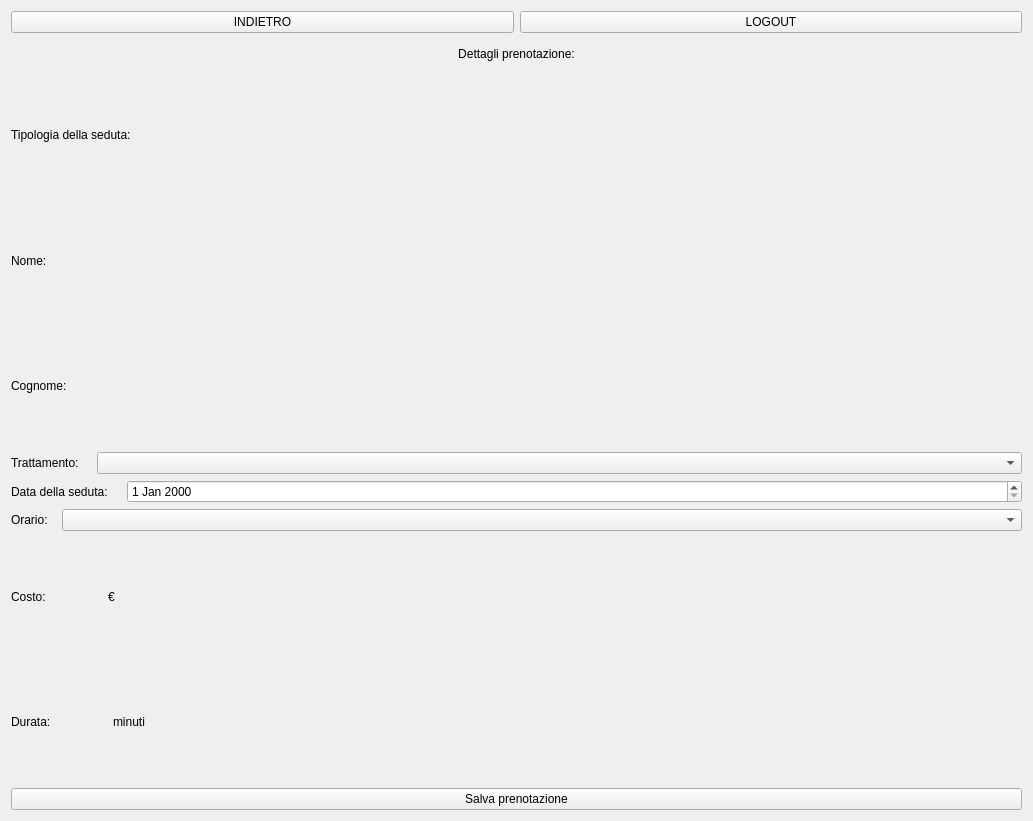
<?xml version="1.0" encoding="UTF-8"?>
<ui version="4.0">
 <class>Form</class>
 <widget class="QWidget" name="Form">
  <property name="geometry">
   <rect>
    <x>0</x>
    <y>0</y>
    <width>1033</width>
    <height>821</height>
   </rect>
  </property>
  <property name="windowTitle">
   <string>Segretario -Nuova prenotazione - riepilogo prenotazione</string>
  </property>
  <layout class="QVBoxLayout" name="verticalLayout">
   <item>
    <layout class="QVBoxLayout" name="verticalLayoutPrincipale">
     <item>
      <layout class="QHBoxLayout" name="horizontalLayoutIndietroLogout">
       <item>
        <widget class="QPushButton" name="pushButtonIndietro">
         <property name="text">
          <string>INDIETRO</string>
         </property>
        </widget>
       </item>
       <item>
        <widget class="QPushButton" name="pushButtonLogout">
         <property name="text">
          <string>LOGOUT</string>
         </property>
        </widget>
       </item>
      </layout>
     </item>
     <item>
      <widget class="QLabel" name="labelDettagliTrattamento">
       <property name="maximumSize">
        <size>
         <width>16777215</width>
         <height>30</height>
        </size>
       </property>
       <property name="font">
        <font>
         <pointsize>9</pointsize>
        </font>
       </property>
       <property name="text">
        <string>Dettagli prenotazione:</string>
       </property>
       <property name="alignment">
        <set>Qt::AlignCenter</set>
       </property>
      </widget>
     </item>
     <item>
      <layout class="QVBoxLayout" name="verticalLayoutDatiTrattamento">
       <item>
        <layout class="QHBoxLayout" name="horizontalLayout_4">
         <item>
          <widget class="QLabel" name="labelTipologia">
           <property name="maximumSize">
            <size>
             <width>135</width>
             <height>16777215</height>
            </size>
           </property>
           <property name="text">
            <string>Tipologia della seduta:</string>
           </property>
          </widget>
         </item>
         <item>
          <widget class="QLabel" name="labelTipologiaValue">
           <property name="text">
            <string/>
           </property>
          </widget>
         </item>
        </layout>
       </item>
       <item>
        <layout class="QHBoxLayout" name="horizontalLayoutNome">
         <item>
          <widget class="QLabel" name="labelNome">
           <property name="maximumSize">
            <size>
             <width>45</width>
             <height>16777215</height>
            </size>
           </property>
           <property name="text">
            <string>Nome:</string>
           </property>
          </widget>
         </item>
         <item>
          <widget class="QLabel" name="labelNomeValue">
           <property name="text">
            <string/>
           </property>
          </widget>
         </item>
        </layout>
       </item>
       <item>
        <layout class="QHBoxLayout" name="horizontalLayoutClasse">
         <item>
          <widget class="QLabel" name="labelCognome">
           <property name="maximumSize">
            <size>
             <width>65</width>
             <height>16777215</height>
            </size>
           </property>
           <property name="text">
            <string>Cognome:</string>
           </property>
          </widget>
         </item>
         <item>
          <widget class="QLabel" name="labelCognomeValue">
           <property name="text">
            <string/>
           </property>
          </widget>
         </item>
        </layout>
       </item>
       <item>
        <layout class="QHBoxLayout" name="horizontalLayout_8">
         <item>
          <widget class="QLabel" name="labelTrattamento">
           <property name="maximumSize">
            <size>
             <width>80</width>
             <height>16777215</height>
            </size>
           </property>
           <property name="text">
            <string>Trattamento:</string>
           </property>
          </widget>
         </item>
         <item>
          <widget class="QComboBox" name="comboBoxTrattamentoFisioterapico"/>
         </item>
        </layout>
       </item>
       <item>
        <layout class="QHBoxLayout" name="horizontalLayout_2">
         <item>
          <widget class="QLabel" name="labelData">
           <property name="maximumSize">
            <size>
             <width>110</width>
             <height>16777215</height>
            </size>
           </property>
           <property name="text">
            <string>Data della seduta:</string>
           </property>
          </widget>
         </item>
         <item>
          <widget class="QDateEdit" name="dateEditDataSeduta"/>
         </item>
        </layout>
       </item>
       <item>
        <layout class="QHBoxLayout" name="horizontalLayout_3">
         <item>
          <widget class="QLabel" name="labelOrario">
           <property name="maximumSize">
            <size>
             <width>45</width>
             <height>16777215</height>
            </size>
           </property>
           <property name="text">
            <string>Orario:</string>
           </property>
          </widget>
         </item>
         <item>
          <widget class="QComboBox" name="comboBoxOrario"/>
         </item>
        </layout>
       </item>
       <item>
        <layout class="QHBoxLayout" name="horizontalLayoutCosto">
         <item>
          <widget class="QLabel" name="labelCosto">
           <property name="maximumSize">
            <size>
             <width>45</width>
             <height>16777215</height>
            </size>
           </property>
           <property name="text">
            <string>Costo:</string>
           </property>
          </widget>
         </item>
         <item>
          <widget class="QLabel" name="labelCostoValue">
           <property name="maximumSize">
            <size>
             <width>40</width>
             <height>16777215</height>
            </size>
           </property>
           <property name="text">
            <string/>
           </property>
          </widget>
         </item>
         <item>
          <widget class="QLabel" name="labelEuro">
           <property name="text">
            <string>€</string>
           </property>
          </widget>
         </item>
        </layout>
       </item>
       <item>
        <layout class="QHBoxLayout" name="horizontalLayoutDurata">
         <item>
          <widget class="QLabel" name="labelDurata">
           <property name="maximumSize">
            <size>
             <width>50</width>
             <height>16777215</height>
            </size>
           </property>
           <property name="text">
            <string>Durata:</string>
           </property>
          </widget>
         </item>
         <item>
          <widget class="QLabel" name="labelDurataValue">
           <property name="maximumSize">
            <size>
             <width>40</width>
             <height>16777215</height>
            </size>
           </property>
           <property name="text">
            <string/>
           </property>
          </widget>
         </item>
         <item>
          <widget class="QLabel" name="labelMinuti">
           <property name="text">
            <string>minuti</string>
           </property>
          </widget>
         </item>
        </layout>
       </item>
      </layout>
     </item>
     <item>
      <layout class="QHBoxLayout" name="horizontalLayoutEliminaModificaTra">
       <item>
        <widget class="QPushButton" name="pushButtonEliminaTra">
         <property name="text">
          <string>Salva prenotazione</string>
         </property>
        </widget>
       </item>
      </layout>
     </item>
    </layout>
   </item>
  </layout>
 </widget>
 <resources/>
 <connections/>
</ui>
